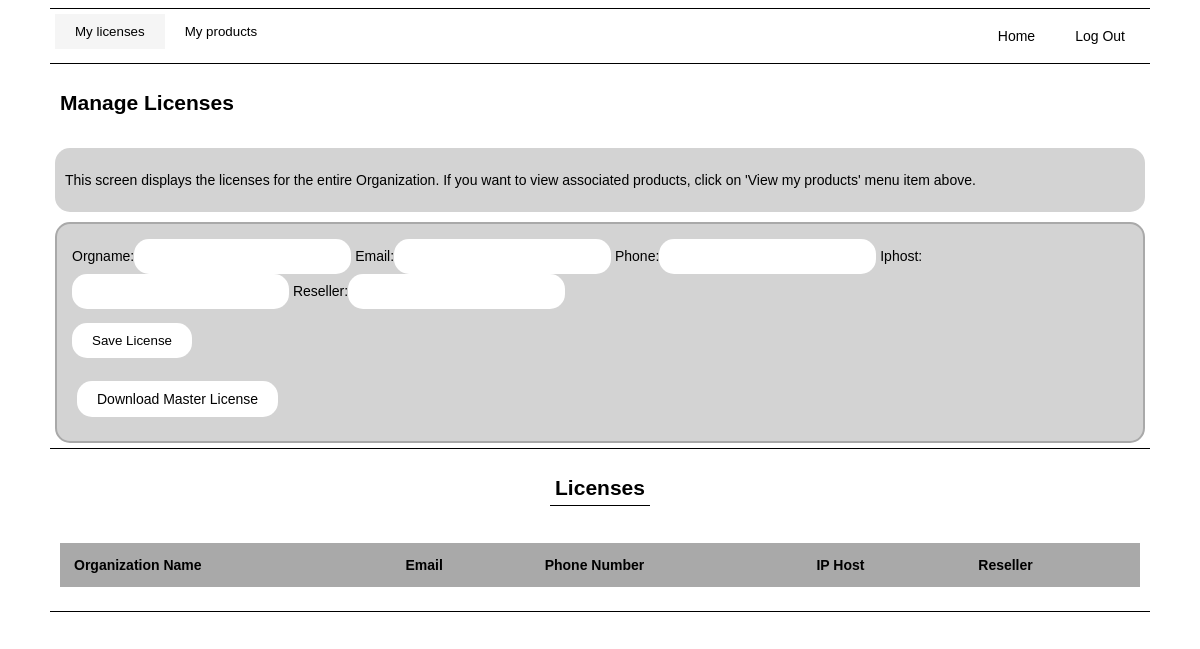
Before: /master-license-generator/ (signed in) with the older database file.
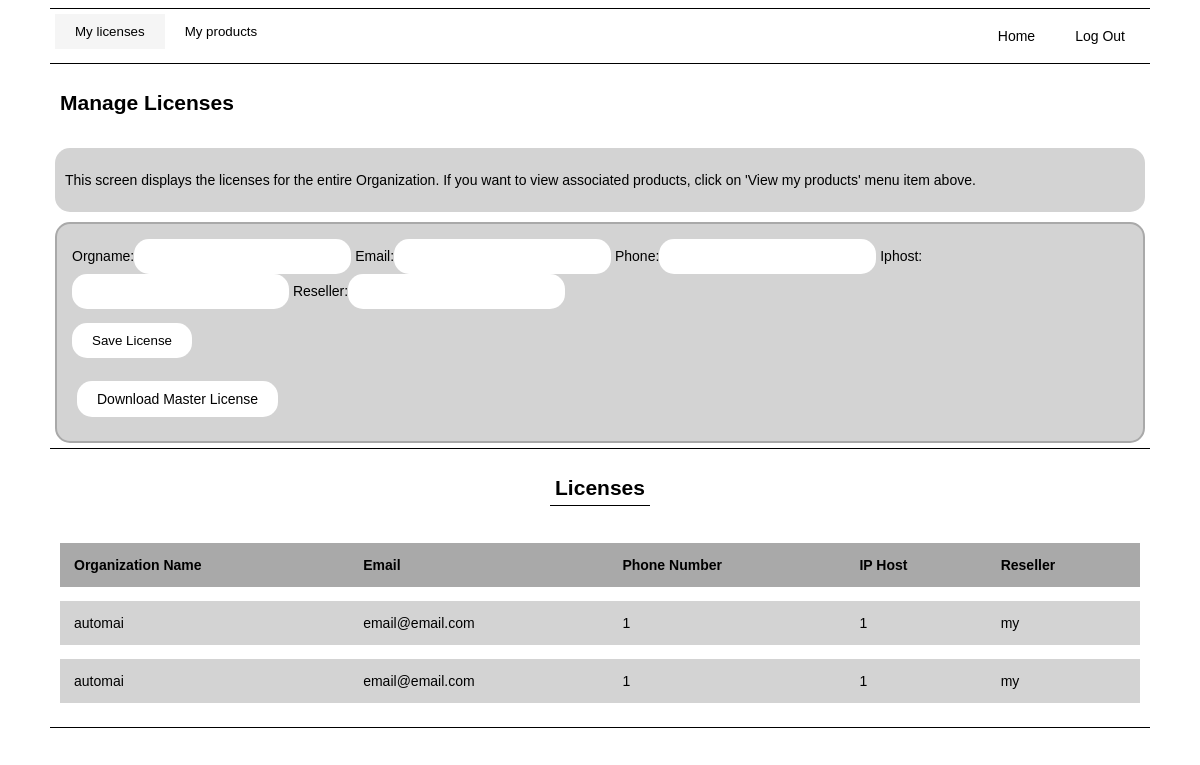
After: the same page with the newer database file.
### MasterLicenseGeneratorApp/models.py (models this page shows, shortened)
class MasterLicense(models.Model):
    m_organizationName = models.CharField(max_length=200, default="N/A")
    m_IP_Host = models.CharField(max_length=200, default="N/A")
    m_emailAddress = models.EmailField(max_length=200, default="N/A")
    m_phoneNumber = models.CharField(max_length=200, default="N/A")
    m_user = models.CharField(max_length=200, default="N/A")
    m_textFile = models.CharField(max_length=200000, default="N/A")
    m_licenseType = models.CharField(max_length=200, default="N/A")
    m_licenseCreationTime = models.DateTimeField(auto_now_add=True)
    m_notes = models.CharField(max_length=200000, default="N/A")
    m_active = models.CharField(max_length=200, default="yes")
    m_reseller = models.CharField(max_length=500, default="N/A")

### MasterLicenseGeneratorApp/views.py (the view)
# urls.py: path('', views.generate_licenses, name='generate_licenses'),
@login_required
def generate_licenses(request):
    current_user = request.user
    user_id = current_user.id
    user_email = current_user.email
    contact_data = Contact.objects.filter(user_id=user_id).get()
    user_role = contact_data.role
    org_id = contact_data.organization_id
    org_data = Organization.objects.filter(id=org_id).get()
    user_org = org_data.org_name
    product_entitlements = Entitlement.objects.filter(organization_id=org_id)
    print(product_entitlements)
    master_licenses = MasterLicense.objects.filter(m_organizationName=user_org)
    print(master_licenses)
    if request.method == "POST":
        ml = MasterLicense()
        ml.m_licenseType = "Master License"
        ml.m_organizationName = request.POST.get('orgname', '')
        ml.m_emailAddress = request.POST.get('email', '')
        ml.m_phoneNumber = request.POST.get('phone', '')
        tmp_master_license_host_ip = request.POST.get('iphost', '')
        ml.m_IP_Host = tmp_master_license_host_ip.strip()
        ml.m_reseller =  request.POST.get('reseller', '')
        ml.save()
        cleartextheader = ml.get_master_license_header()
        codedKeysText = ""
        codeKeysText = "MKey = thisKey \n"
        grades = request.POST.get('grade', '')
        grade_arr = grades.split(';')
        grade_arr.pop()
        start_dates = request.POST.get('sd', '')
        start_date_arr = start_dates.split(';')
        start_date_arr.pop()
        end_dates = request.POST.get('ed', '')
        end_date_arr = end_dates.split(';')
        end_date_arr.pop()
        exp_dates = request.POST.get('exd', '')
        exp_date_arr = exp_dates.split(';')
        exp_date_arr.pop()
        support_ids = request.POST.get('sid', '')
        support_id_arr = support_ids.split(';')
        support_id_arr.pop()
        license_types = request.POST.get('perm', '')
        license_type_arr = license_types.split(';')
        license_type_arr.pop()
        number_ips = request.POST.get('ips', '')
        number_ips_arr = number_ips.split(';')
        number_ips_arr.pop()
        hostips_allowed = request.POST.get('hip', '')
        hostip_allowed_arr = hostips_allowed.split(';')
        hostip_allowed_arr.pop()
        logs = request.POST.get('log', '')
        log_arr = logs.split(';')
        log_arr.pop()
        tasks = request.POST.get('task', '')
        task_arr = tasks.split(';')
        task_arr.pop()
        nodes = request.POST.get('node', '')
        node_arr = nodes.split(';')
        node_arr.pop()
        systems = request.POST.get('sys', '')
        system_arr = systems.split(';')
        system_arr.pop()
        snmps = request.POST.get('snmp', '')
        snmp_arr = snmps.split(';')
        snmp_arr.pop()
        names = request.POST.get('name', '')
        product_name_arr = names.split(';')
        product_name_arr.pop()
        versions = request.POST.get('vers', '')
        product_vers_arr = versions.split(';')
        product_vers_arr.pop()
        num_stations = request.POST.get('station', '')
        num_stations_arr = num_stations.split(';')
        num_stations_arr.pop()
        for i in range (0, len(num_stations_arr)):
            print(i)
            clearTextLicenseLine = ""
            codedKeysLine = "Key%d="%i
            pl = ProductLicense()
            pl.masterLicense = ml
            tmp_product_allowed_host_ip = hostip_allowed_arr[i]
            pl.m_host_IP = tmp_product_allowed_host_ip.strip()
            pl.m_stations = int(num_stations_arr[i])
            pl.m_ips = int(number_ips_arr[i])
            pl.m_task = int(task_arr[i])
            pl.m_log = int(log_arr[i])
            pl.m_node = int(node_arr[i])
            pl.m_sys = int(system_arr[i])
            pl.m_snmp = int(snmp_arr[i])
            pl.m_supportID = support_id_arr[i]
            pl.m_expirationDate = round(calendar.timegm(datetime.datetime.strptime(exp_date_arr[i], "%Y-%m-%d %H:%M:%S").timetuple()))
            pl.m_productName = product_name_arr[i]
            pl.m_productVersion = product_vers_arr[i]
            pl.m_grade = grade_arr[i]
            if (license_type_arr[i]=="true"):
                pl.m_permanent = 1
                pl.m_startDate = 0
                pl.m_endDate = 0
            else:
                pl.m_permanent = 0
                pl.m_startDate = round(calendar.timegm(datetime.datetime.strptime(start_date_arr[i], "%Y-%m-%d %H:%M:%S").timetuple()))
                pl.m_endDate = round(calendar.timegm(datetime.datetime.strptime(end_date_arr[i], "%Y-%m-%d %H:%M:%S").timetuple()))
            pl.m_lineNumber = i
            if (hostip_allowed_arr[i] == "token") or (hostip_allowed_arr[i] == "token24"):
                pl.m_licType = hostip_allowed_arr[i]
            else:
                pl.m_licType = "normal"
            pl.save()
            clearTextLicenseLine += pl.get_product_clear_text_line_m()
            codedKeysLine += pl.get_product_key(ml.m_organizationName) + "\n"
            clearTextLicenseLine += "\n"
            cleartextheader += clearTextLicenseLine
            codedKeysText += codedKeysLine
        cleartextheader += "\n\n"
        cleartextheader += codedKeysText
        BASE_DIR = os.path.dirname(os.path.dirname(__file__))
        outputFile = BASE_DIR + "/bin/licenseserver.lic"
        f = open(outputFile, "w")
        f.write(cleartextheader)
        final_data = {}
        final_data['success'] = True
        ml.m_textFile = cleartextheader
        ml.m_user = request.user.get_username()
        ml.save()
        logging.info("User: " + str(request.user.username) +
                    " has created Master License #: " + str(ml.id))
        print(final_data)
        search_form = SearchForm()
        save_license_form = SaveLicenseForm()
        context = {'search_form':search_form, 'save_license_form':save_license_form}
        return render(request, 'MasterLicenseGeneratorApp/generate-licenses.html', context=context)
    else:
        search_form = SearchForm()
        save_license_form = SaveLicenseForm()
        context = {'search_form':search_form,
                   'save_license_form':save_license_form,
                   'product_entitlements':product_entitlements,
                   'master_licenses':master_licenses}
        return render(request, 'MasterLicenseGeneratorApp/generate-licenses.html', context=context)

### MasterLicenseGeneratorApp/forms.py
class SearchForm(forms.Form):
    search_query = forms.CharField(max_length=50, label='')
    def __init__(self, *args, **kwargs):
        super(SearchForm, self).__init__(*args, **kwargs)
        self.fields["search_query"].widget.attrs['class'] = "CharField"

class SaveLicenseForm(forms.Form):
    orgname = forms.CharField(max_length=50)
    email = forms.EmailField(max_length=50)
    phone = forms.IntegerField(max_value=9999999999)
    iphost = forms.IntegerField(max_value=12)
    reseller = forms.CharField(max_length=50)

### manage_contacts/models.py (called while the page is built)
    def __str__(self):
        return self.organization.org_name + "-" + self.product_name

### MasterLicenseGeneratorApp/templates/MasterLicenseGeneratorApp/generate-licenses.html (shortened to what this page needs)
{% extends "base.html" %}
{% block head %}
{% load static %}
<link rel="stylesheet" type="text/css" href="{% static 'MasterLicenseGeneratorApp/css/style.css' %}">
{% endblock head %}
{% block banner %}
<div class="flex-container flex-row border-top app-banner">
  <div class="tab">
  <button class="js-tablinks" id="js-default-open" onclick="changePage(event, 'licenses-tab')">My licenses</button>
  <button class="js-tablinks" onclick="changePage(event, 'products-tab')">My products</button>
  </div>
  <div class="nav-row navigation-buttons">
    <p><a href="{% url 'homepage' %}">Home</a></p>
    <p><a href="{% url 'logout' %}">Log Out</a></p>
  </div>
</div>
{% endblock banner %}
{% block main %}
<div class="flex-container">
<h2 class="text-container border-underline"> Manage Licenses </h2>
</div>
<div id="licenses-tab" class="js-tabcontent">
  <div class="flex-container">
    <div class="flex-container container-border">
      <p class="text-container">
      This screen displays the licenses for the entire Organization. If you want to view associated products,
      click on 'View my products' menu item above.
      </p>
    </div>
  </div>
  <div class="flex-container">
    <div class="widget-box">
      <form method = "post">
          {{ save_license_form }}
          <p><input class="button" type="submit" value="Save License"/></p>
      </form>
      <div class="flex-container navigation-buttons">
        <p><a href="{% url 'download_master_license_file' %}">Download Master License</a></p>
      </div>
    </div>
  </div>
  <div class="flex-container flex-center border-top">
    <h2 class="text-container border-bottom"> Licenses </h2>
    <table>
      <tr>
        <th>Organization Name</th>
        <th>Email</th>
        <th>Phone Number</th>
        <th>IP Host</th>
        <th>Reseller</th>
      </tr>
      {% for master_license in master_licenses %}
        <tr>
          <td>{{ master_license.m_organizationName }}</td>
          <td>{{ master_license.m_emailAddress }}</td>
          <td>{{ master_license.m_phoneNumber }} </td>
          <td>{{ master_license.m_IP_Host }} </td>
          <td>{{ master_license.m_reseller }} </td>
        </tr>
      {% endfor %}
    </table>
  </div>
</div>
<div class="flex-container border-top">
{% endblock main%}

### templates/base.html (shortened to what this page needs)
<!DOCTYPE html>
<html>
  <head>
    {% block head %}{% endblock head %}
    {% load static %}
    <link rel="stylesheet" type="text/css" href="{% static '/css/licensepgm/style.css' %}">
  </head>
  <body>
    {% block banner %}{% endblock banner %}
    <main>
      {% block main %}{% endblock main %}
    </main>
  </body>
</html>

### static/css/licensepgm/style.css (style rules this page uses)
body { margin-left:50px; margin-right:50px; font-size: 14px; font-family: arial; background: white; }
a { background-color:white; color: black; border: 1px solid black; text-align: center; padding: 10px 20px; text-decoration: none; }
input { background-color:white; color: black; border: 1px solid black; text-align: left; padding:10px 20px; text-decoration: none; }
button { background-color:white; color: black; border: 1px solid black; text-align: center; padding: 10px 20px; text-decoration: none; }
input.button { background-color:white; color: black; border: 1px solid black; text-align: center; padding: 10px 20px; text-decoration: none; display: inline-block; }
.tab { width:fit-content; height: fit-content; overflow: hidden; }
.tab button { float: left; border: none; outline: none; cursor: pointer; padding: 10px 20px; }
.tab button.active { background-color: whitesmoke; }
.js-tabcontent { display: none; }
.app-banner { padding:5px; border-bottom: 1px solid black; }
.navigation-buttons a { border: none; }
.nav-row { display: flex; flex-direction: row; margin-left:auto; width:fit-content; height: fit-content; overflow: hidden; }
.widget-box { width:fit-content; block-size: fit-content; border:2px solid darkgray; border-radius: 15px; padding: 15px; background-color: lightgray; }
.widget-box input { border:none; border-radius: 15px; outline:none; }
.widget-box a { border:none; border-radius: 15px; outline:none; }
.container-border { border:none; border-radius: 15px; outline:none; background-color: lightgray; }
table { border-spacing: 0em 1em; width: 100%; text-align:left; overflow-y:auto; padding:5px; }
tr:nth-child(1) { background-color: darkgray; color: inherit; }
th { padding:1em; }
td { background: lightgray; color: black; padding:1em; }
.flex-container { display:flex; flex-direction: column; padding:5px; }
.text-container { padding:5px; display:block; width:fit-content; height: fit-content; text-align: center; }
.border-top { border-top: 1px solid black; }
.border-bottom { border-bottom: 1px solid black; }
.flex-row { flex-direction: row; }
.flex-center { align-items: center; justify-content: center; }

Changed rows visible on the page:
added MasterLicense: m_organizationName "automai", m_emailAddress "email@email.com", m_phoneNumber "1", m_IP_Host "1", m_reseller "my"
added MasterLicense: m_organizationName "automai", m_emailAddress "email@email.com", m_phoneNumber "1", m_IP_Host "1", m_reseller "my"
